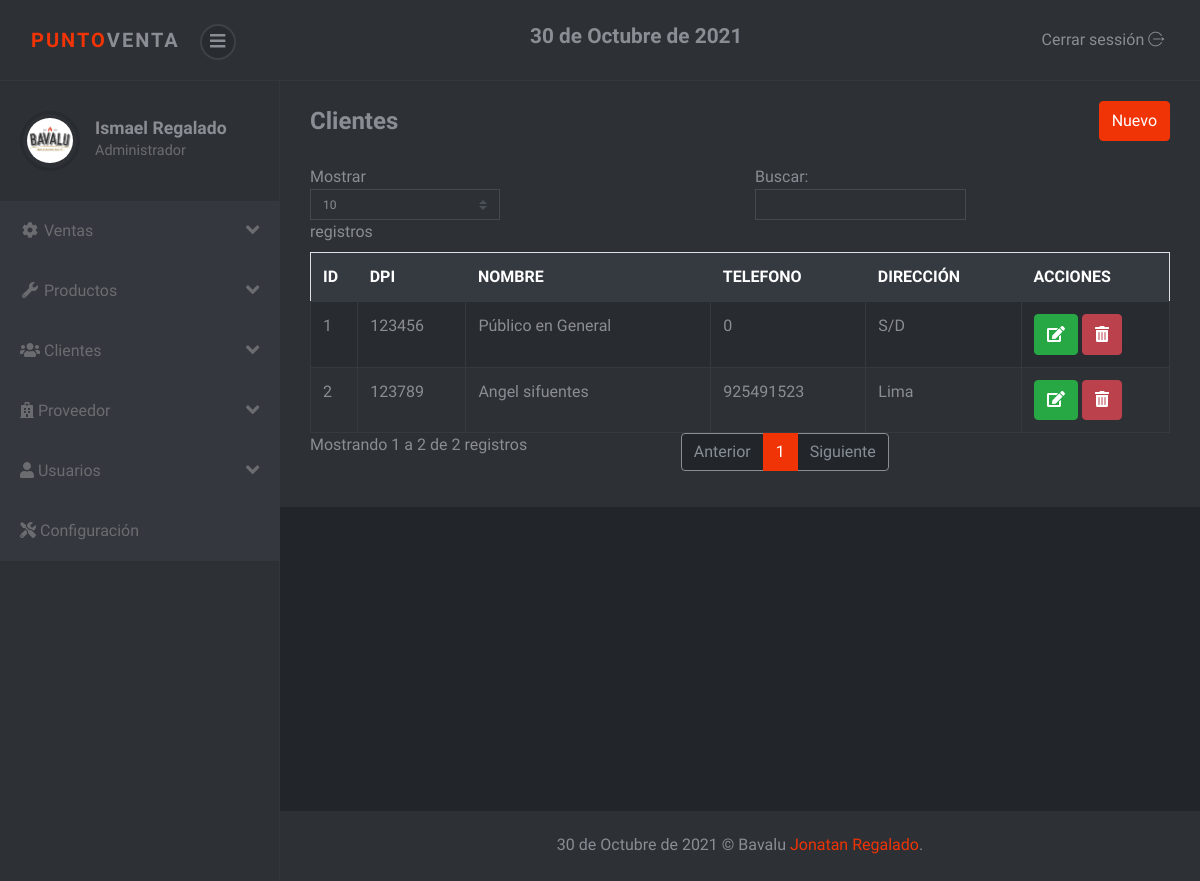
/sistema/lista_cliente.php (signed in), run on the app's committed database.
### tables this page shows
CREATE TABLE `cliente` (
  `idcliente` int(11) NOT NULL,
  `dni` int(8) NOT NULL,
  `nombre` varchar(100) NOT NULL,
  `telefono` int(15) NOT NULL,
  `direccion` varchar(200) NOT NULL,
  `usuario_id` int(11) NOT NULL
);

### sistema/lista_cliente.php (the view)
<?php include_once "includes/header.php"; ?>
<div class="container-fluid">
	<div class="d-sm-flex align-items-center justify-content-between mb-4">
		<h1 class="h3 mb-0 text-gray-800">Clientes</h1>
		<a href="registro_cliente.php" class="btn btn-primary">Nuevo</a>
	</div>
	<div class="row">
		<div class="col-lg-12">
			<div class="table-responsive">
				<table class="table table-striped table-bordered" id="table">
					<thead class="thead-dark">
						<tr>
							<th>ID</th>
							<th>DPI</th>
							<th>NOMBRE</th>
							<th>TELEFONO</th>
							<th>DIRECCIÓN</th>
							<?php if ($_SESSION['rol'] == 1) { ?>
							<th>ACCIONES</th>
							<?php } ?>
						</tr>
					</thead>
					<tbody>
						<?php
						include "../conexion.php";
						$query = mysqli_query($conexion, "SELECT * FROM cliente");
						$result = mysqli_num_rows($query);
						if ($result > 0) {
							while ($data = mysqli_fetch_assoc($query)) { ?>
								<tr>
									<td><?php echo $data['idcliente']; ?></td>
									<td><?php echo $data['dni']; ?></td>
									<td><?php echo $data['nombre']; ?></td>
									<td><?php echo $data['telefono']; ?></td>
									<td><?php echo $data['direccion']; ?></td>
									<?php if ($_SESSION['rol'] == 1) { ?>
									<td>
										<a href="editar_cliente.php?id=<?php echo $data['idcliente']; ?>" class="btn btn-success"><i class='fas fa-edit'></i></a>
										<form action="eliminar_cliente.php?id=<?php echo $data['idcliente']; ?>" method="post" class="confirmar d-inline">
											<button class="btn btn-danger" type="submit"><i class='fas fa-trash-alt'></i> </button>
										</form>
									</td>
									<?php } ?>
								</tr>
						<?php }
						} ?>
					</tbody>
				</table>
			</div>
		</div>
	</div>
</div>
<?php include_once "includes/footer.php"; ?>

### sistema/css/style.violet.css (style rules this page uses)
body { position: relative; }
a { -webkit-transition: all 0.3s; transition: all 0.3s; display: inline-block; }
button { cursor: pointer; }
button, input[type='submit'] { cursor: pointer; font-family: inherit; font-weight: 300 !important; }
.table { margin-bottom: 0; color: #8a8d93; }
.table td, .table th { border-color: #343a40; }
.table thead th { border: none; }
.table-striped tbody tr { -webkit-transition: all 0.3s; transition: all 0.3s; }
.table-striped tbody tr:nth-of-type(odd) { background-color: #282b2f; }
.table-bordered td, .table-bordered th { border-color: #343a40; }
.btn { font-weight: 400; border: 1px solid transparent; padding: 0.45rem 0.75rem; font-size: 1rem; line-height: 1.5; border-radius: 0.25rem; -webkit-transition: color 0.15s ease-in-out, background-color 0.15s ease-in-out, border-color 0.15s ease-in-out, -webkit-box-shadow 0.15s ease-in-out; transition: color 0.15s ease-in-out, background-color 0.15s ease-in-out, border-color 0.15s ease-in-out, -webkit-box-shadow 0.15s ease-in-out; transition: color 0.15s ease-in-out, background-color 0.15s ease-in-out, border-color 0.15s ease-in-out, box-shadow 0.15s ease-in-out; transition: color 0.15s ease-in-out, background-color 0.15s ease-in-out, border-color 0.15s ease-in-out, box-shadow 0.15s ease-in-out, -webkit-box-shadow 0.15s ease-in-out; }
.btn-primary { color: color-yiq(#f03406); background-color: #f03406; border-color: #f03406; }
.btn-success { color: color-yiq(#28a745); background-color: #28a745; border-color: #28a745; }
.btn-danger { color: color-yiq(#bb414d); background-color: #bb414d; border-color: #bb414d; }
body { font-family: "Muli", sans-serif; font-size: 1rem; font-weight: 400; line-height: 1.5; color: #8a8d93; background-color: #fff; }
a { color: #f03406; text-decoration: none; }
h1, h2, h3, h4, h5, h6, .h1, .h2, .h3, .h4, .h5, .h6 { margin-bottom: 0.5rem; font-family: inherit; font-weight: 700; line-height: 1.2; color: inherit; }
h1, .h1 { font-size: 2.5rem; }
h3, .h3 { font-size: 1.5rem; }

### data on the page
cliente: idcliente "1", dni "123456", nombre "Público en General", telefono "0", direccion "S/D"
cliente: idcliente "2", dni "123789", nombre "Angel sifuentes", telefono "925491523", direccion "Lima"

### other printed values
fechaGT() "30 de Octubre de 2021"
$_SESSION['nombre'] "Ismael Regalado"
